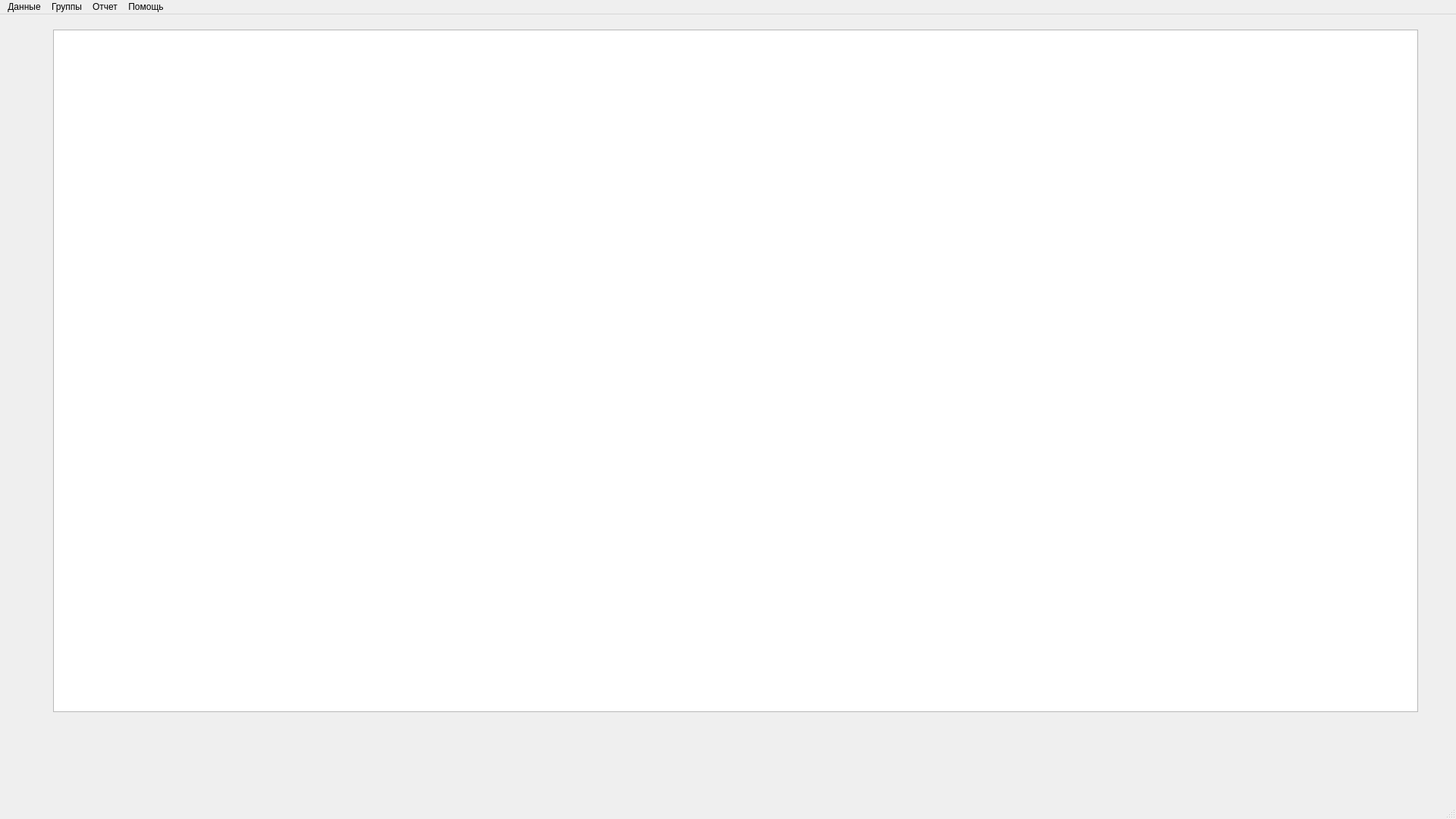
<?xml version="1.0" encoding="UTF-8"?>
<ui version="4.0">
 <class>MainWindow</class>
 <widget class="QMainWindow" name="MainWindow">
  <property name="geometry">
   <rect>
    <x>0</x>
    <y>0</y>
    <width>1920</width>
    <height>1080</height>
   </rect>
  </property>
  <property name="minimumSize">
   <size>
    <width>1920</width>
    <height>1080</height>
   </size>
  </property>
  <property name="windowTitle">
   <string>MainWindow</string>
  </property>
  <property name="autoFillBackground">
   <bool>true</bool>
  </property>
  <widget class="QWidget" name="centralwidget">
   <property name="baseSize">
    <size>
     <width>1920</width>
     <height>0</height>
    </size>
   </property>
   <widget class="QTableWidget" name="tableWidget">
    <property name="geometry">
     <rect>
      <x>70</x>
      <y>20</y>
      <width>1800</width>
      <height>900</height>
     </rect>
    </property>
    <property name="toolTip">
     <string notr="true"/>
    </property>
    <property name="autoFillBackground">
     <bool>true</bool>
    </property>
    <property name="verticalScrollBarPolicy">
     <enum>Qt::ScrollBarPolicy::ScrollBarAsNeeded</enum>
    </property>
    <property name="horizontalScrollBarPolicy">
     <enum>Qt::ScrollBarPolicy::ScrollBarAsNeeded</enum>
    </property>
    <property name="showGrid">
     <bool>true</bool>
    </property>
   </widget>
  </widget>
  <widget class="QMenuBar" name="menubar">
   <property name="geometry">
    <rect>
     <x>0</x>
     <y>0</y>
     <width>1920</width>
     <height>22</height>
    </rect>
   </property>
   <widget class="QMenu" name="data">
    <property name="title">
     <string>Данные</string>
    </property>
    <addaction name="separator"/>
    <addaction name="all_tables"/>
    <addaction name="scientists"/>
    <addaction name="grnti"/>
    <addaction name="regions"/>
   </widget>
   <widget class="QMenu" name="groups">
    <property name="title">
     <string>Группы</string>
    </property>
   </widget>
   <widget class="QMenu" name="report">
    <property name="title">
     <string>Отчет</string>
    </property>
   </widget>
   <widget class="QMenu" name="help">
    <property name="title">
     <string>Помощь</string>
    </property>
   </widget>
   <addaction name="data"/>
   <addaction name="groups"/>
   <addaction name="report"/>
   <addaction name="help"/>
  </widget>
  <widget class="QStatusBar" name="statusbar"/>
  <action name="scientists">
   <property name="text">
    <string>Ученые</string>
   </property>
  </action>
  <action name="grnti">
   <property name="text">
    <string>ГРНТИ</string>
   </property>
  </action>
  <action name="regions">
   <property name="text">
    <string>Регионы</string>
   </property>
  </action>
  <action name="all_tables">
   <property name="text">
    <string>Все таблицы</string>
   </property>
  </action>
 </widget>
 <resources/>
 <connections/>
</ui>
